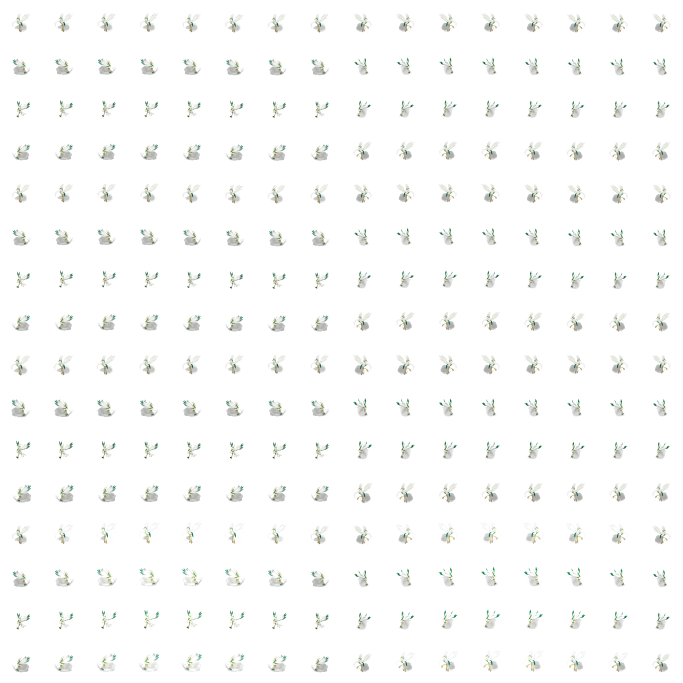
#> input picture deliveries/enemy-aether-mgielny-zuraw-1.0.0/enemy-aether-mgielny-zuraw-page-0.webp, 2048 x 2048 px (shown at 1/3 size)
$ python make_seamless.py ../../deliveries/enemy-aether-mgielny-zuraw-1.0.0/enemy-aether-mgielny-zuraw-page-0.webp ../../deliveries/enemy-aether-mgielny-zuraw-1.0.0/enemy-aether-mgielny-zuraw-page-1.webp 100
#> lines starting #> are read from the running program, lines starting #| are printed output that depends on the picture
#!/usr/bin/env python3
"""Makes a generated ground texture tile without a visible seam (cross-fade with the half-rolled copy) and
saves it as <out>.webp at the given size.   usage: make_seamless.py <in> <out.webp> [size=1024]"""
import sys
import numpy as np
from PIL import Image

src, out = sys.argv[1], sys.argv[2]
size = int(sys.argv[3]) if len(sys.argv) > 3 else 1024
im = Image.open(src).convert("RGB").resize((size, size), Image.LANCZOS)
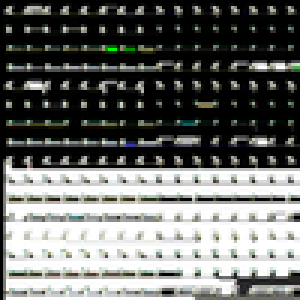
#> im: PIL image 100x100 RGB (shown 3 times larger); mean R, G, B 107.9, 109.5, 106.6
a = np.asarray(im).astype(float)
h, w, _ = a.shape
#> h = 100; w = 100


def fix(img, axis):
#> called with axis = 1
    n = img.shape[axis]
#> n = 100
    t = np.minimum(np.arange(n), n - 1 - np.arange(n)) / (n / 2)
    wgt = np.clip(t * 1.6, 0, 1)  # full weight over the middle, fading near the edges
    wgt = wgt * wgt * (3 - 2 * wgt)
    shape = [1, 1, 1]
    shape[axis] = n
    wgt = wgt.reshape(shape)
    return img * wgt + np.roll(img, n // 2, axis=axis) * (1 - wgt)
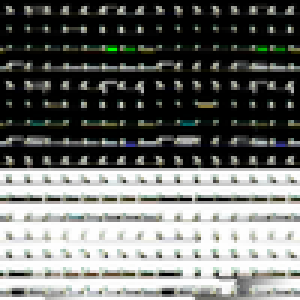
#> returned value: shape (100, 100, 3) float64 (shown 3 times larger); mean of channels 0, 1, 2 110.1, 111.8, 108.9; drawn with min black and max white


a = fix(fix(a, 1), 0)
#> call 2 of fix, with axis = 0
#> in fix (call 2), `wgt = np.clip(t * 1.6, 0, 1)`: wgt = 100 values, max 1 at index 32, min 0 at index 0, mean 0.677
#> in fix (call 2), `wgt = wgt * wgt * (3 - 2 * wgt)`: wgt = 100 values, max 1 at index 32, min 0 at index 0, mean 0.678
#> in fix (call 2), `return img * wgt + np.roll(img, n // 2, axis=axis) * (1 - wgt)`:
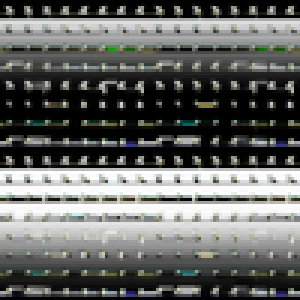
#> returned value: shape (100, 100, 3) float64 (shown 3 times larger); mean of channels 0, 1, 2 101, 102.6, 100.1; drawn with min black and max white
seam = np.abs(a[:, 0] - a[:, -1]).mean(), np.abs(a[0] - a[-1]).mean()
#> seam = (0.584, 1.17)
Image.fromarray(a.clip(0, 255).astype(np.uint8)).save(out, quality=92, method=6)
print("seam after", [round(float(s), 1) for s in seam])
#| seam after [0.6, 1.2]
